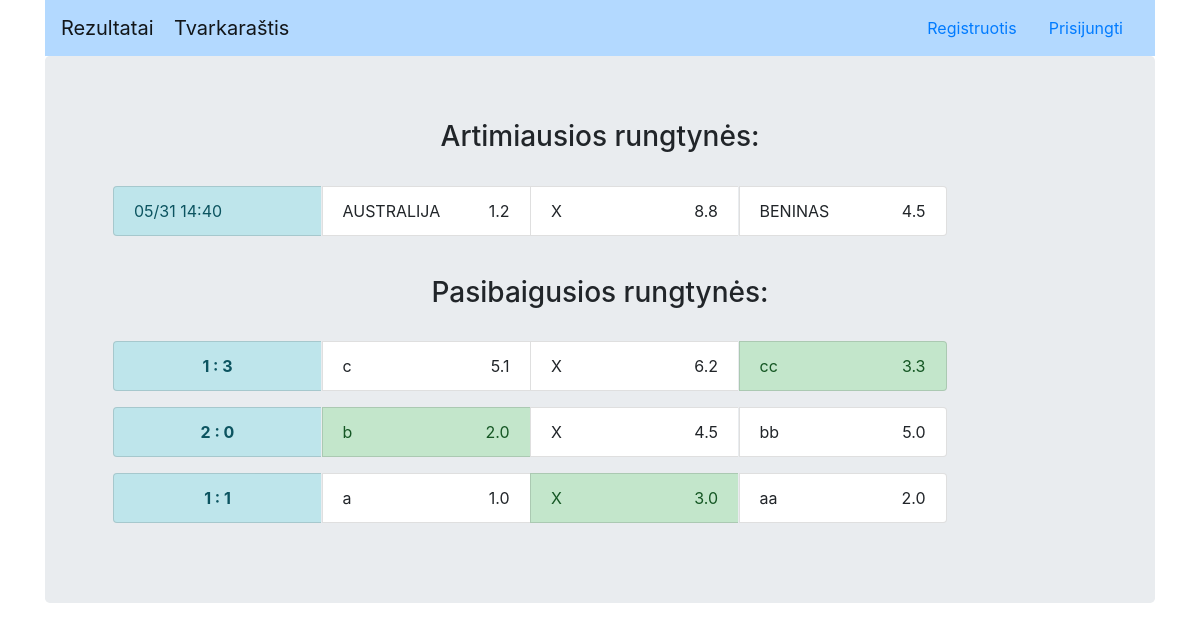
Screenshot of /tvarkarastis/ with the database file from the repository.
### apas/models.py (models this page shows, shortened)
class Rungtynes(models.Model):
    komanda1 = models.CharField(max_length=100)
    komanda2 = models.CharField(max_length=100)
    kofas1 = models.FloatField(default=0)
    kofas2 = models.FloatField(default=0)
    kofasx = models.FloatField(default=0)
    data = models.DateTimeField(default=timezone.now())
    prasidejo = models.BooleanField(default=False)
    baigtis = models.CharField(max_length=2, default='NA')
    rezultatas = models.CharField(max_length=5, default=' : ')

### apas/views.py (the view)
# urls.py: path('tvarkarastis/', views.tvarkarastis, name='tvarkarastis'),
def tvarkarastis(request):
    rungtynes = Rungtynes.objects.order_by('data')
    update_rungtynes(rungtynes)
    return render(request, 'apas/tvarkarastis.html', {'rungtynes': rungtynes})

### apas/views.py (called while the page is built)
def update_rungtynes(rungtynes):
    for rungtyne in rungtynes:
        if rungtyne.prasidejo == False:
            if rungtyne.data < timezone.now():
                rungtyne.prasidejo = True
                rungtyne.save()

### apas/templates/apas/tvarkarastis.html
{% extends 'base.html' %}
{% block page %}
<div class="jumbotron">
<h3 style="text-align:center">Artimiausios rungtynės:</h3>
<br>
{% for rungtyne in rungtynes %}
{% if rungtyne.prasidejo == False %}
<ul class="list-group-horizontal">
  <li class="list-group-item list-group-item-info">{{ rungtyne.data|date:"m/d H:i" }}</li>
  <li class="list-group-item">{{ rungtyne.komanda1 }}<span style="float: right">{{ rungtyne.kofas1 }}</span></li>
  <li class="list-group-item">X<span style="float: right">{{ rungtyne.kofasx }}</span></li>
  <li class="list-group-item">{{ rungtyne.komanda2 }}<span style="float: right">{{ rungtyne.kofas2 }}</span></li>
</ul>
{% endif %}
{% endfor %}
<br>
<h3 style="text-align:center">Pasibaigusios rungtynės:</h3>
<br>
{% for rungtyne in rungtynes reversed %}
{% if rungtyne.prasidejo == True %}
<ul class="list-group-horizontal">
  <li class="list-group-item list-group-item-info text-center">
    <b>{{ rungtyne.rezultatas }}</b></li>
  <li class="list-group-item {% if rungtyne.baigtis == '1' %} list-group-item-success {% endif %}">
    {{ rungtyne.komanda1 }}<span style="float: right">{{ rungtyne.kofas1 }}</span></li>
  <li class="list-group-item {% if rungtyne.baigtis == 'x' %} list-group-item-success {% endif %}">
    X<span style="float: right">{{ rungtyne.kofasx }}</span></li>
  <li class="list-group-item {% if rungtyne.baigtis == '2' %} list-group-item-success {% endif %}">
    {{ rungtyne.komanda2 }}<span style="float: right">{{ rungtyne.kofas2 }}</span></li>
</ul>
{% endif %}
{% endfor %}
</div>
{% endblock %}

### apas/static/css/base.css (style rules this page uses)
.list-group-horizontal .list-group-item { display: inline-block; width: 13rem; }
.list-group-horizontal .list-group-item { margin-bottom: 0; margin-left:-4px; margin-right: 0; border-right-width: 0; }
.list-group-horizontal .list-group-item:first-child { border-top-right-radius:0; border-bottom-left-radius:4px; }
.list-group-horizontal .list-group-item:last-child { border-top-right-radius:4px; border-bottom-left-radius:0; border-right-width: 1px; }

### rows the page displays
Rungtynes: data "05/31 14:40", komanda1 "AUSTRALIJA", kofas1 "1.2", kofasx "8.8", komanda2 "BENINAS", kofas2 "4.5"
Rungtynes: rezultatas "1 : 3", komanda1 "c", kofas1 "5.1", kofasx "6.2", komanda2 "cc", kofas2 "3.3"
Rungtynes: rezultatas "2 : 0", komanda1 "b", kofas1 "2.0", kofasx "4.5", komanda2 "bb", kofas2 "5.0"
Rungtynes: rezultatas "1 : 1", komanda1 "a", kofas1 "1.0", kofasx "3.0", komanda2 "aa", kofas2 "2.0"
